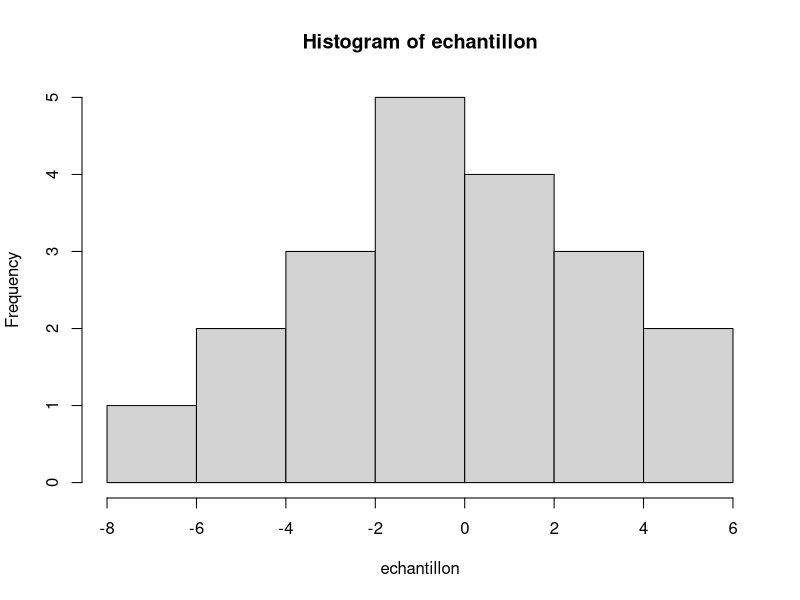

Write the R code that produced this figure.
#Créer un objet a avec la valeur 10 et un objet b avec la valeur 5
a = 10
b = 5

#Multiplier les deux objets et stocker le résultat dans un objet resultat. Afficher cet objet avec la fonction print()
resultat = a * b 
print(resultat)

#Créer un objet A avec la valeur 7.2 et un objet B avec la valeur 10.1. Que remarquons-nous avec les deux premiers objets ?
A = 7.2
B = 10.1
#on remarque que "a" et "A" et "b" et "B" est différent pour R

#Additionner les deux objets A et B puis stocker le résultat dans un objet resultat. Que remarquons-nous avec le précédent objet resultat ?
resultat = A * B
print(resultat)
#le précédent resultat est supprimé

#Supprimer l'ensemble des objets des questions précédentes avec la fonction rm()
rm(a,b,A,B,resultat)

#Exercice 2 
#Créer un vecteur numérique de nombres de 1 à 5 et afficher sa classe. Afficher le troisième élément du vecteur.
vecteur = c(1,2,3,4,5)
class(vecteur)
vecteur[3]

#Créer un vecteur v1 avec les nombres de 1 à 5
v1 = 1:5

#Ensuite, créer un vecteur v2 en ajoutant 3 à chaque élément de v1
v2 = v1 + 3

#Créer un vecteur v3 avec les nombres de 1 à 6
v3 = 1:6

#Ensuite, créer un vecteur v4 avec les carrés de chaque élément de v3
v4 = v3^2

#Ensuite, créer un vecteur v5 en divisant chaque élément de v4 par 2
v5 = v4/2

#Créer un vecteur caractère avec les jours de la semaine et afficher sa classe. Afficher le 2ème et 7ème éléments du vecteur
vecteur = c("lundi","mardi","mercredi","jeudi","vendredi","samedi","dimanche")
class(vecteur)
vecteur[c(2,7)]

#Créer un vecteur avec des valeurs booléennes et afficher sa classe
vecteur = c(TRUE, FALSE)
class(vecteur)

#Créer un vecteur numérique contenant des nombres décimaux et afficher sa classe. Afficher tous les éléments sauf le 3ème
vecteur = c(1.1,2.2,3.3,4.4,5.5,6.6)
class(vecteur)
vecteur[-3]

#Créer un vecteur caractère avec le nom des mois et afficher sa classe. Afficher les mois du premier trimestre
vecteur = c("janvier","fevrier","mars","avril","mai","juin","juillet","aout","septembre","octobre","novembre","decembre")
class(vecteur)
vecteur[c(1,2,3)]

#Créer un vecteur numérique avec des nombres négatifs et afficher sa classe. Afficher le dernier et premier éléments du vecteur
vecteur = c(-1,-2,-3,-4)
class(vecteur)
vecteur[c(1,4)]

#Créer un vecteur caractère contenant des noms de fruits et afficher sa classe. Afficher tous les éléments sauf les deux premiers
vecteur = c("ananas","papaye","fruit du dragon", "noix de coco")
class(vecteur)
vecteur[-c(1,2)]

#Créer un vecteur numérique avec des valeurs manquantes (NA) et afficher sa classe
vecteur = c(1,2,3,NA,5)
class(vecteur)

#Créer une séquence de nombres de 1 à 10 puis calculer la longueur du vecteur
ma_sequence <- seq(from = 1, to = 10)
length(ma_sequence)

#Générer une séquence de nombres pairs de 2 à 20 puis calculer la longueur du vecteur
sequence = seq(from = 2,to = 20,by = 2)
length(sequence)

#Créer une séquence décroissante de 0 à -5 puis calculer la longueur du vecteur
sequence = seq(from = 0, to = -5)
length(sequence)

#Générer une séquence de nombres de 5 à 50 avec un pas de 5 puis calculer la longueur du vecteur
sequence = seq(from = 5, to = 50, by = 5)
length(sequence)

#Créer une séquence de 10 à 1 en ordre décroissant puis calculer la longueur du vecteur
sequence = seq(from= 10, to = 1)
length(sequence)

#Générer une séquence de nombres de 0 à 1 avec un pas de 0.1 puis calculer la longueur du vecteur
sequence = seq(from = 0, to = 1, by = 0.1)
length(sequence)

#Répéter le nombre 3 cinq fois et stocker le résultat dans un vecteur
vecteur = rep(3, times = 5)

#Répéter la séquence de nombres de 1 à 3 trois fois et stocker le résultat dans un vecteur
vecteur = rep(1:3,times = 3)

#Créer un vecteur répétant les valeurs TRUE et FALSE quatre fois chacune
vecteur = rep(c(TRUE,FALSE), times = 4)

#Execrice 3 
#Générez un vecteur de 5 nombres aléatoires compris entre 0 et 1 en utilisant la fonction runif()
vecteur = runif(n = 5, min = 0, max= 1)
vecteur #comme print(vecteur)
mean(vecteur)
median(vecteur)
min(vecteur)
max(vecteur)

#Générez un échantillon de 100 nombres aléatoires suivant une distribution uniforme entre 10 et 20 avec runif()
vecteur = runif(n = 100, min = 10, max = 20)
vecteur #comme print(vecteur)
mean(vecteur)
median(vecteur)
min(vecteur)
max(vecteur)

#Générez un échantillon de 20 nombres aléatoires suivant une distribution normale avec une moyenne de -2 et un écart-type de 3. Calculez la moyenne et l'écart-type de cet échantillon
echantillon = rnorm(n= 20, mean = -2, sd = 3 )
moyenne <- mean(echantillon)
ecart_type <- sd(echantillon)
print(paste("Moyenne : ", moyenne))
print(paste("Écart-type : ", ecart_type))
hist(echantillon)
















